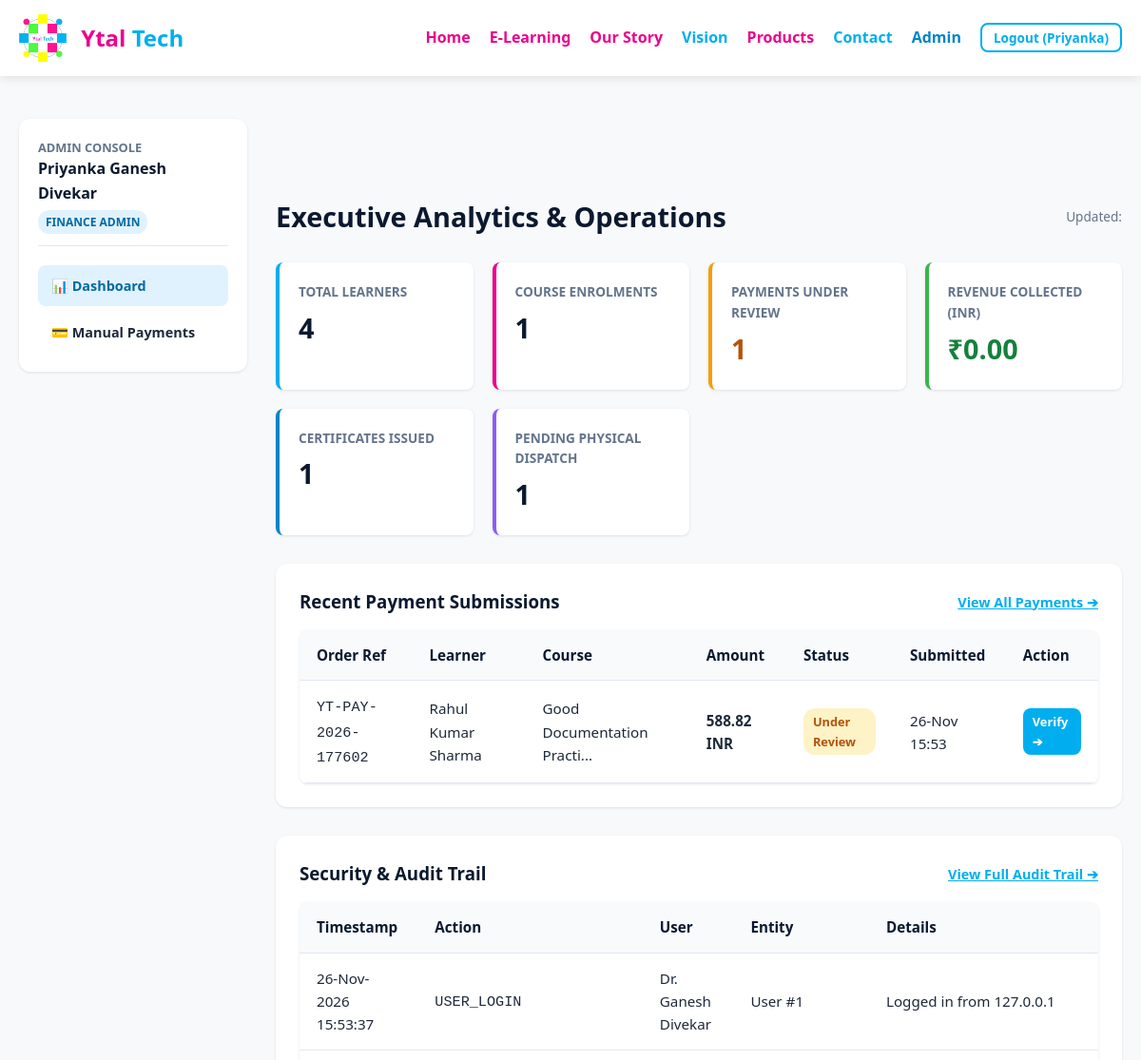
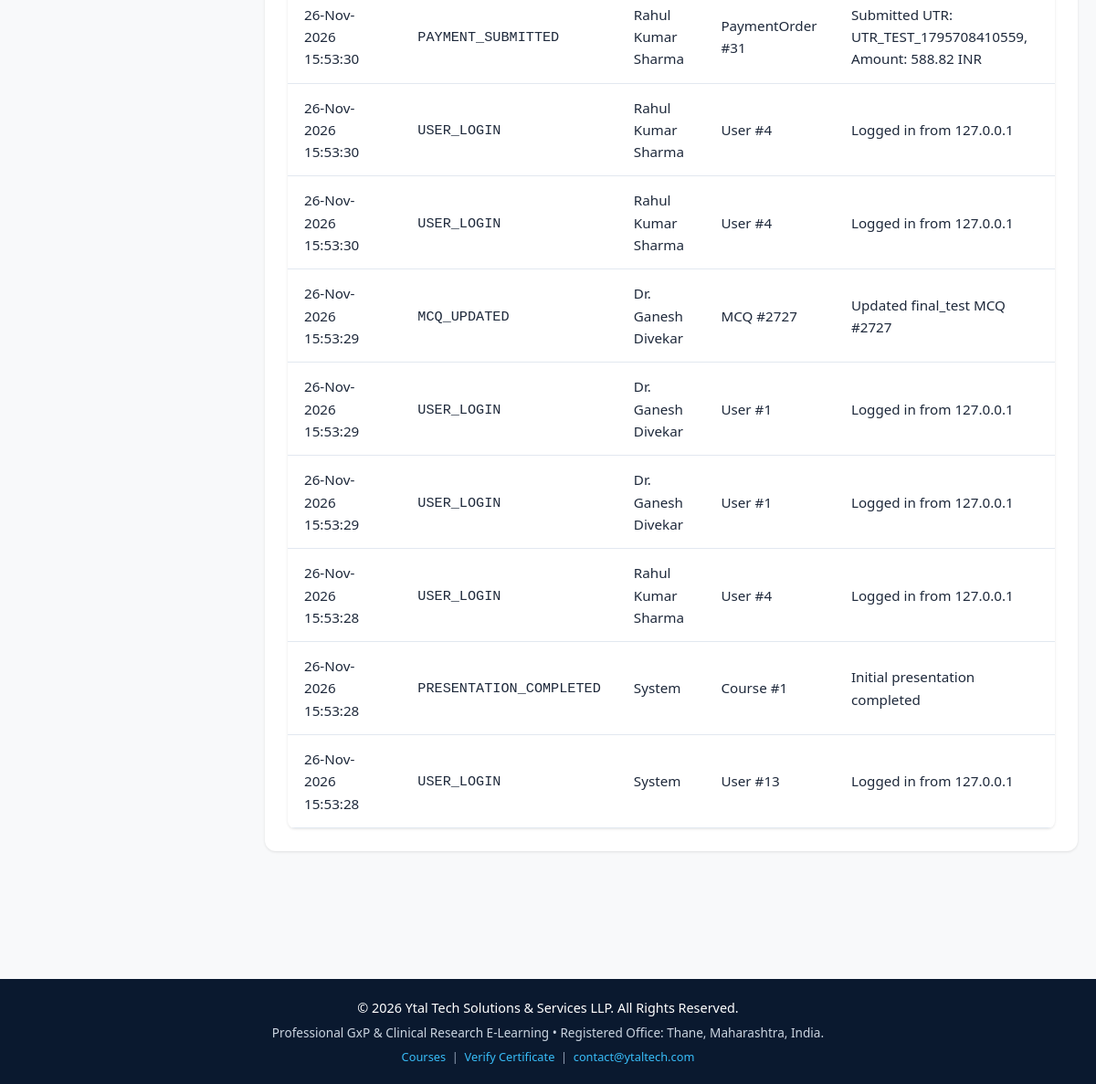
Page /elearning/admin/ (signed in) on the earlier database version (2 pictures, top to bottom).
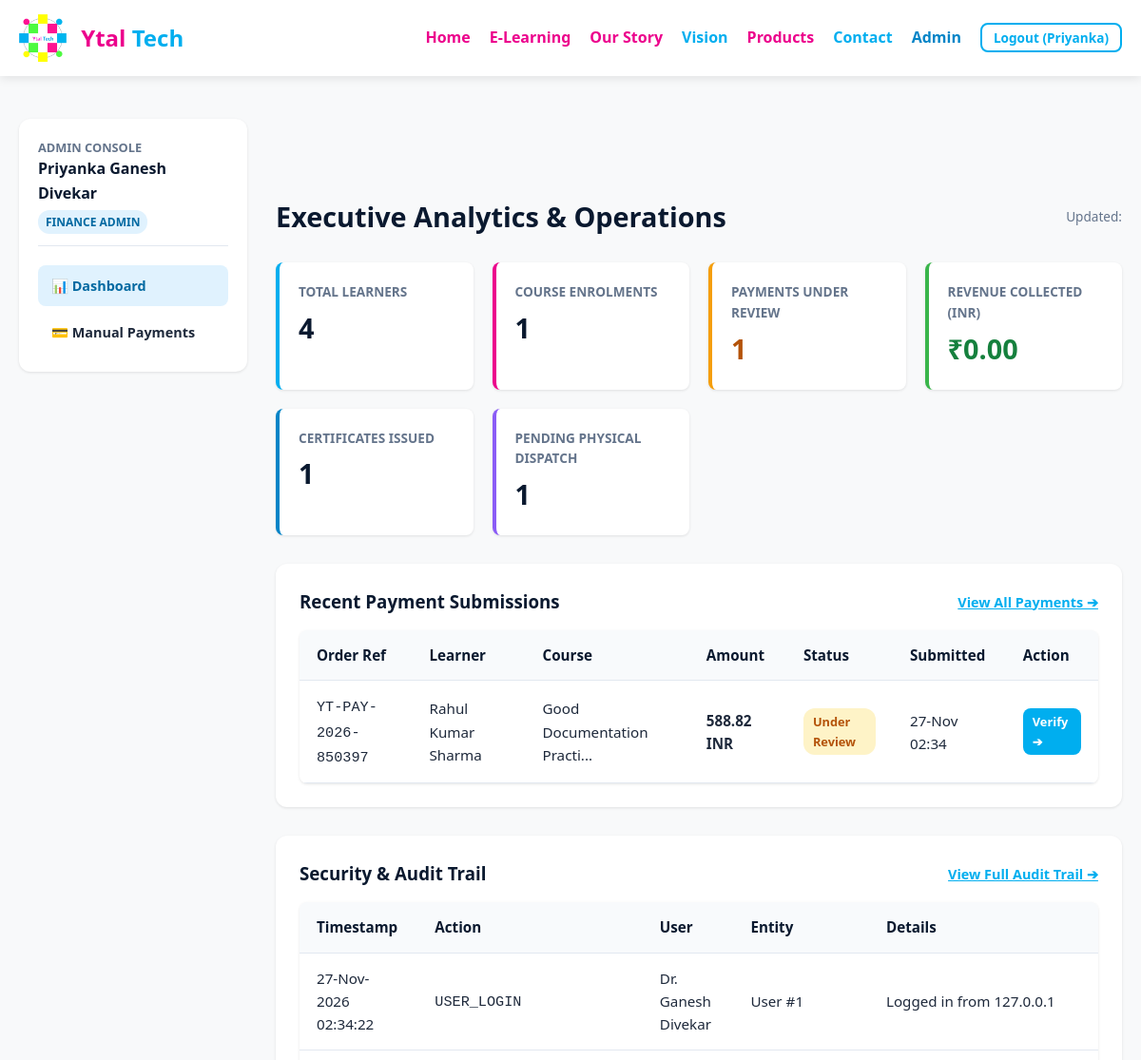
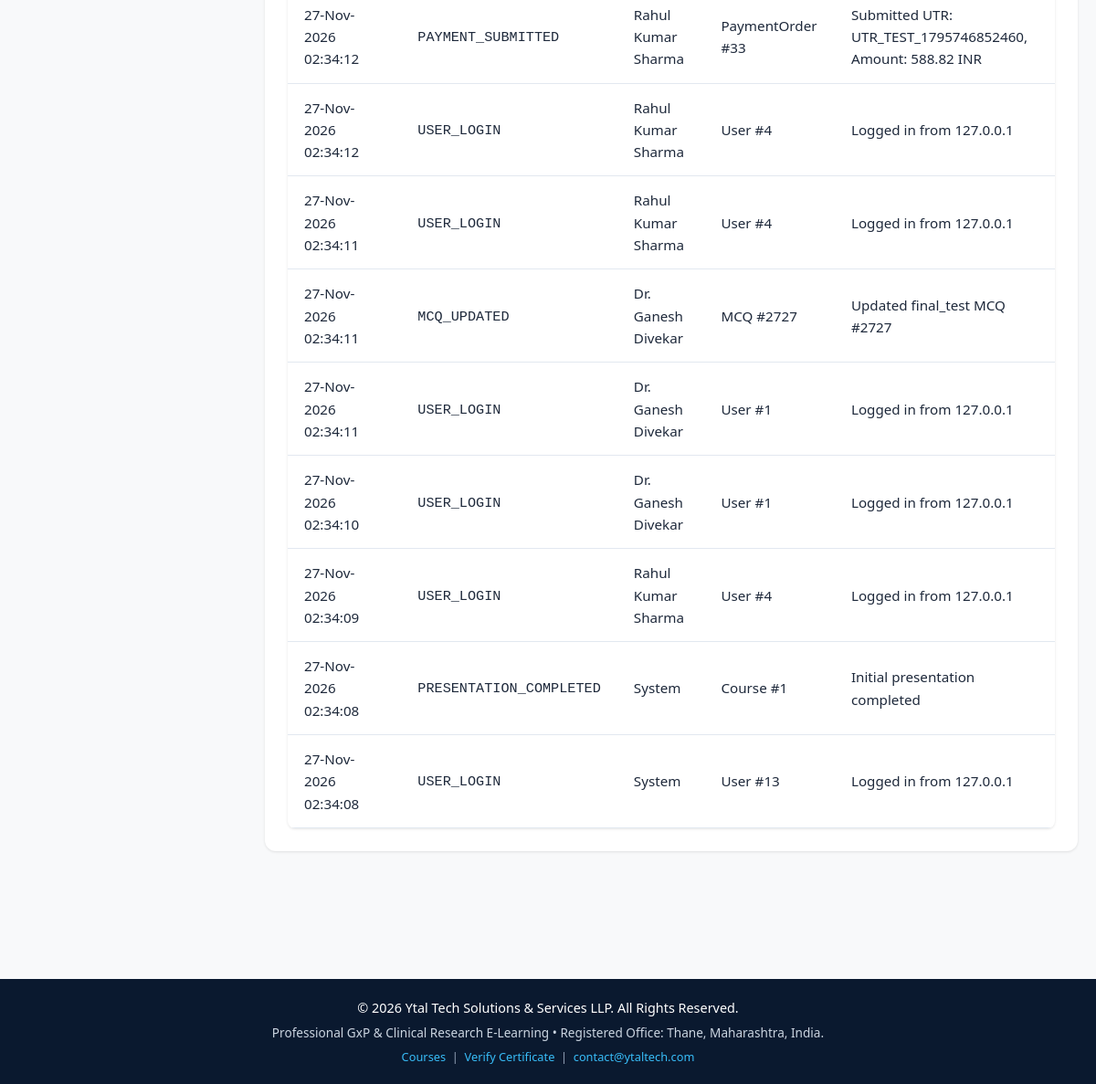
Same page on the later database version (2 pictures, top to bottom).
### elearning/models.py (models this page shows, shortened)
class PaymentOrder(db.Model):
    __tablename__ = 'payment_orders'
    id = db.Column(db.Integer, primary_key=True)
    order_reference = db.Column(db.String(64), unique=True, nullable=False, index=True)
    enrolment_id = db.Column(db.Integer, db.ForeignKey('enrolments.id'), nullable=False)
    user_id = db.Column(db.Integer, db.ForeignKey('users.id'), nullable=False)
    course_id = db.Column(db.Integer, db.ForeignKey('courses.id'), nullable=False)
    expected_amount = db.Column(db.Float, nullable=False)
    currency = db.Column(db.String(10), default='INR')
    gst_amount = db.Column(db.Float, default=0.0)
    status = db.Column(db.String(50), default='pending_submission', index=True)
    amount_paid = db.Column(db.Float, nullable=True)
    payment_mode = db.Column(db.String(50), nullable=True)  # 'UPI', 'NEFT/RTGS/IMPS', 'Cheque', 'Demand Draft', 'Other'
    payment_date = db.Column(db.DateTime, nullable=True)
    transaction_reference = db.Column(db.String(100), nullable=True, index=True)  # UTR / Bank Ref / Cheque No
    payer_name = db.Column(db.String(150), nullable=True)
    payer_account_upi = db.Column(db.String(150), nullable=True)
    proof_file_path = db.Column(db.String(500), nullable=True)
    learner_remarks = db.Column(db.Text, nullable=True)
    customer_gstin = db.Column(db.String(30), nullable=True)
    customer_org_name = db.Column(db.String(200), nullable=True)
    customer_billing_address = db.Column(db.Text, nullable=True)
    customer_state = db.Column(db.String(100), nullable=True)
    admin_notes = db.Column(db.Text, nullable=True)
    rejection_reason = db.Column(db.Text, nullable=True)
    additional_info_notes = db.Column(db.Text, nullable=True)
    verified_by_user_id = db.Column(db.Integer, db.ForeignKey('users.id'), nullable=True)
    verified_at = db.Column(db.DateTime, nullable=True)
    dual_approved_by_user_id = db.Column(db.Integer, db.ForeignKey('users.id'), nullable=True)
    dual_approved_at = db.Column(db.DateTime, nullable=True)
    submitted_at = db.Column(db.DateTime, nullable=True)
    created_at = db.Column(db.DateTime, default=lambda: datetime.now(timezone.utc))
    updated_at = db.Column(db.DateTime, default=lambda: datetime.now(timezone.utc), onupdate=lambda: datetime.now(timezone.utc))
    course = db.relationship('Course', backref='payment_orders')
    verifier = db.relationship('User', foreign_keys=[verified_by_user_id], backref='verified_payments')
    dual_approver = db.relationship('User', foreign_keys=[dual_approved_by_user_id], backref='dual_approved_payments')

class User(db.Model):
    __tablename__ = 'users'
    id = db.Column(db.Integer, primary_key=True)
    email = db.Column(db.String(255), unique=True, nullable=False, index=True)
    password_hash = db.Column(db.String(255), nullable=True)
    first_name = db.Column(db.String(100), nullable=False)
    middle_name = db.Column(db.String(100), nullable=True)
    last_name = db.Column(db.String(100), nullable=False)
    age = db.Column(db.Integer, nullable=True)
    gender = db.Column(db.String(20), nullable=True)
    role = db.Column(db.String(50), nullable=False, default='learner')
    is_verified = db.Column(db.Boolean, default=False)
    email_verification_token = db.Column(db.String(128), nullable=True)
    reset_password_token = db.Column(db.String(128), nullable=True)
    reset_token_expiry = db.Column(db.DateTime, nullable=True)
    google_id = db.Column(db.String(100), nullable=True, unique=True)
    is_active = db.Column(db.Boolean, default=True)
    house_no = db.Column(db.String(100), nullable=True)
    building = db.Column(db.String(150), nullable=True)
    street = db.Column(db.String(150), nullable=True)
    area = db.Column(db.String(150), nullable=True)
    city = db.Column(db.String(100), nullable=True)
    state = db.Column(db.String(100), nullable=True)
    country = db.Column(db.String(100), default='India')
    pincode = db.Column(db.String(20), nullable=True)
    phone = db.Column(db.String(20), nullable=True)
    gstin = db.Column(db.String(30), nullable=True)
    organization_name = db.Column(db.String(200), nullable=True)
    billing_address = db.Column(db.Text, nullable=True)
    created_at = db.Column(db.DateTime, default=lambda: datetime.now(timezone.utc))
    updated_at = db.Column(db.DateTime, default=lambda: datetime.now(timezone.utc), onupdate=lambda: datetime.now(timezone.utc))
    enrolments = db.relationship('Enrolment', backref='user', lazy=True, cascade='all, delete-orphan')
    payment_orders = db.relationship('PaymentOrder', foreign_keys='PaymentOrder.user_id', backref='user', lazy=True)
    certificates = db.relationship('Certificate', backref='user', lazy=True)
    audit_logs = db.relationship('AuditLog', backref='user', lazy=True)
    @property
    def full_name(self):
        parts = [self.first_name, self.middle_name, self.last_name]
        return " ".join([p.strip() for p in parts if p and p.strip()])
    def has_role(self, *roles):
        if self.role == 'super_admin':
            return True
        return self.role in roles

class Course(db.Model):
    __tablename__ = 'courses'
    id = db.Column(db.Integer, primary_key=True)
    slug = db.Column(db.String(100), unique=True, nullable=False, index=True)
    title = db.Column(db.String(255), nullable=False)
    short_description = db.Column(db.Text, nullable=False)
    overview = db.Column(db.Text, nullable=True)
    estimated_duration = db.Column(db.String(50), default='2 Hours')
    language = db.Column(db.String(50), default='English')
    price_inr = db.Column(db.Float, default=499.00)
    gst_rate = db.Column(db.Float, default=0.18)
    price_usd = db.Column(db.Float, default=9.49)
    version = db.Column(db.String(20), default='v1.0')
    is_active = db.Column(db.Boolean, default=True)
    created_at = db.Column(db.DateTime, default=lambda: datetime.now(timezone.utc))
    slides = db.relationship('Slide', backref='course', lazy=True, order_by='Slide.slide_number', cascade='all, delete-orphan')
    mcqs = db.relationship('MCQ', backref='course', lazy=True, cascade='all, delete-orphan')
    enrolments = db.relationship('Enrolment', backref='course', lazy=True, cascade='all, delete-orphan')
    certificates = db.relationship('Certificate', backref='course', lazy=True)

class AuditLog(db.Model):
    __tablename__ = 'audit_logs'
    id = db.Column(db.Integer, primary_key=True)
    user_id = db.Column(db.Integer, db.ForeignKey('users.id'), nullable=True)
    action = db.Column(db.String(100), nullable=False, index=True)
    entity_type = db.Column(db.String(50), nullable=True)
    entity_id = db.Column(db.String(100), nullable=True)
    details = db.Column(db.Text, nullable=True)
    ip_address = db.Column(db.String(45), nullable=True)
    created_at = db.Column(db.DateTime, default=lambda: datetime.now(timezone.utc), index=True)

### elearning/admin.py (the view)
@admin_bp.route('/')
@role_required('super_admin', 'course_admin', 'content_editor', 'finance_admin', 'certificate_admin', 'support_agent')
def dashboard():
    user = get_current_user()
    total_users = User.query.count()
    total_enrolments = Enrolment.query.count()
    completed_courses = Enrolment.query.filter_by(slides_completed=True).count()
    pending_payments = PaymentOrder.query.filter_by(status='under_review').count()
    approved_payments = PaymentOrder.query.filter(
        PaymentOrder.status.in_(['verified_approved', 'certificate_issued', 'certificate_dispatched', 'certificate_delivered'])
    ).all()
    total_revenue_inr = sum(p.expected_amount for p in approved_payments if p.currency == 'INR')
    total_revenue_usd = sum(p.expected_amount for p in approved_payments if p.currency == 'USD')
    total_certificates = Certificate.query.filter_by(status='valid').count()
    pending_dispatch = Certificate.query.filter_by(dispatch_status='pending_dispatch').count()
    open_complaints = CertificateComplaint.query.filter_by(status='open').count()
    recent_payments = PaymentOrder.query.order_by(PaymentOrder.id.desc()).limit(5).all()
    recent_audit_logs = AuditLog.query.order_by(AuditLog.id.desc()).limit(10).all()
    return render_template(
        'elearning/admin/dashboard.html',
        user=user,
        total_users=total_users,
        total_enrolments=total_enrolments,
        completed_courses=completed_courses,
        pending_payments=pending_payments,
        total_revenue_inr=total_revenue_inr,
        total_revenue_usd=total_revenue_usd,
        total_certificates=total_certificates,
        pending_dispatch=pending_dispatch,
        open_complaints=open_complaints,
        recent_payments=recent_payments,
        recent_audit_logs=recent_audit_logs
    )

### elearning/auth.py (called while the page is built)
def get_current_user():
    user_id = session.get('user_id')
    if user_id:
        return db.session.get(User, user_id)
    return None

def role_required(*roles):
    from functools import wraps
    def decorator(f):
        @wraps(f)
        def decorated_function(*args, **kwargs):
            if 'user_id' not in session:
                flash("Authentication required.", "warning")
                return redirect(url_for('auth.login', next=request.url))
            user = get_current_user()
            if not user or not user.has_role(*roles):
                flash("You do not have permission to access this administrative resource.", "danger")
                return redirect(url_for('elearning.courses_list'))
            return f(*args, **kwargs)
        return decorated_function
    return decorator

### elearning/models.py (called while the page is built)
    @classmethod
    def get(cls, key, default=None):
        setting = cls.query.filter_by(key=key).first()
        return setting.value if setting and setting.value is not None else default

### templates/elearning/admin/dashboard.html (shortened to what the changed rows need)
{% extends 'elearning/admin/base_admin.html' %}
{% block admin_content %}
<div>
    <div style="display: flex; justify-content: space-between; align-items: center; margin-bottom: 25px;">
        <h1 style="color: var(--dark-navy); font-size: 1.8rem;">Executive Analytics & Operations</h1>
    </div>
    <div style="background: var(--surface); padding: 25px; border-radius: var(--radius-lg); box-shadow: var(--shadow-sm); margin-bottom: 30px;">
        {% if recent_payments %}
            <table class="data-table">
                <thead>
                    <tr>
                        <th>Order Ref</th>
                        <th>Learner</th>
                        <th>Course</th>
                        <th>Amount</th>
                        <th>Status</th>
                        <th>Submitted</th>
                        <th>Action</th>
                    </tr>
                </thead>
                <tbody>
                    {% for p in recent_payments %}
                        <tr>
                            <td><code>{{ p.order_reference }}</code></td>
                            <td>{{ p.user.full_name }}</td>
                            <td>{{ p.course.title[:25] }}...</td>
                            <td><strong>{{ "%.2f"|format(p.expected_amount) }} {{ p.currency }}</strong></td>
                            <td><span class="status-badge status-{{ p.status }}">{{ p.status.replace('_', ' ') }}</span></td>
                            <td>{{ p.submitted_at.strftime('%d-%b %H:%M') if p.submitted_at else 'Draft' }}</td>
                            <td>
                                <a href="{{ url_for('admin.payment_detail', order_id=p.id) }}" class="btn-primary" style="padding:4px 10px;font-size:0.8rem;">
                                    Verify ➔
                                </a>
                            </td>
                        </tr>
                    {% endfor %}
                </tbody>
            </table>
        {% else %}
            <p style="color: var(--text-muted); font-size: 0.95rem;">No payment submissions currently recorded.</p>
        {% endif %}
    </div>
    <div style="background: var(--surface); padding: 25px; border-radius: var(--radius-lg); box-shadow: var(--shadow-sm);">
        <table class="data-table" style="font-size: 0.85rem;">
            <thead>
                <tr>
                    <th>Timestamp</th>
                    <th>Action</th>
                    <th>User</th>
                    <th>Entity</th>
                    <th>Details</th>
                </tr>
            </thead>
            <tbody>
                {% for log in recent_audit_logs %}
                    <tr>
                        <td>{{ log.created_at.strftime('%d-%b-%Y %H:%M:%S') }}</td>
                        <td><code>{{ log.action }}</code></td>
                        <td>{{ log.user.full_name if log.user else 'System' }}</td>
                        <td>{{ log.entity_type }} #{{ log.entity_id }}</td>
                        <td>{{ log.details }}</td>
                    </tr>
                {% endfor %}
            </tbody>
        </table>
    </div>
</div>
{% endblock %}

Differences in the rows shown:
removed PaymentOrder: order_reference "YT-PAY-2026-177602", user.full_name "Rahul Kumar Sharma", course "Good Documentation Practi", expected_amount "588.82", currency "INR", status.replace "Under Review", submitted_at "26-Nov 15:53"
no longer on this page (row unchanged): AuditLog: created_at "26-Nov-2026 15:53:37", action "USER_LOGIN", user "Dr. Ganesh Divekar", entity_type "User", entity_id "1", details "Logged in from 127.0.0.1"
no longer on this page (row unchanged): AuditLog: created_at "26-Nov-2026 15:53:30", action "PAYMENT_SUBMITTED", user "Rahul Kumar Sharma", entity_type "PaymentOrder", entity_id "31", details "Submitted UTR: UTR_TEST_1795708410559, Amount: 588.82 INR"
no longer on this page (row unchanged): AuditLog: created_at "26-Nov-2026 15:53:30", action "USER_LOGIN", user "Rahul Kumar Sharma", entity_type "User", entity_id "4", details "Logged in from 127.0.0.1"
no longer on this page (row unchanged): AuditLog: created_at "26-Nov-2026 15:53:30", action "USER_LOGIN", user "Rahul Kumar Sharma", entity_type "User", entity_id "4", details "Logged in from 127.0.0.1"
no longer on this page (row unchanged): AuditLog: created_at "26-Nov-2026 15:53:29", action "MCQ_UPDATED", user "Dr. Ganesh Divekar", entity_type "MCQ", entity_id "2727", details "Updated final_test MCQ #2727"
no longer on this page (row unchanged): AuditLog: created_at "26-Nov-2026 15:53:29", action "USER_LOGIN", user "Dr. Ganesh Divekar", entity_type "User", entity_id "1", details "Logged in from 127.0.0.1"
no longer on this page (row unchanged): AuditLog: created_at "26-Nov-2026 15:53:29", action "USER_LOGIN", user "Dr. Ganesh Divekar", entity_type "User", entity_id "1", details "Logged in from 127.0.0.1"
no longer on this page (row unchanged): AuditLog: created_at "26-Nov-2026 15:53:28", action "USER_LOGIN", user "Rahul Kumar Sharma", entity_type "User", entity_id "4", details "Logged in from 127.0.0.1"
no longer on this page (row unchanged): AuditLog: created_at "26-Nov-2026 15:53:28", action "PRESENTATION_COMPLETED", user "System", entity_type "Course", entity_id "1", details "Initial presentation completed"
no longer on this page (row unchanged): AuditLog: created_at "26-Nov-2026 15:53:28", action "USER_LOGIN", user "System", entity_type "User", entity_id "13", details "Logged in from 127.0.0.1"
added PaymentOrder: order_reference "YT-PAY-2026-850397", user.full_name "Rahul Kumar Sharma", course "Good Documentation Practi", expected_amount "588.82", currency "INR", status.replace "Under Review", submitted_at "27-Nov 02:34"
added AuditLog: created_at "27-Nov-2026 02:34:22", action "USER_LOGIN", user "Dr. Ganesh Divekar", entity_type "User", entity_id "1", details "Logged in from 127.0.0.1"
added AuditLog: created_at "27-Nov-2026 02:34:12", action "PAYMENT_SUBMITTED", user "Rahul Kumar Sharma", entity_type "PaymentOrder", entity_id "33", details "Submitted UTR: UTR_TEST_1795746852460, Amount: 588.82 INR"
added AuditLog: created_at "27-Nov-2026 02:34:12", action "USER_LOGIN", user "Rahul Kumar Sharma", entity_type "User", entity_id "4", details "Logged in from 127.0.0.1"
added AuditLog: created_at "27-Nov-2026 02:34:11", action "USER_LOGIN", user "Rahul Kumar Sharma", entity_type "User", entity_id "4", details "Logged in from 127.0.0.1"
added AuditLog: created_at "27-Nov-2026 02:34:11", action "MCQ_UPDATED", user "Dr. Ganesh Divekar", entity_type "MCQ", entity_id "2727", details "Updated final_test MCQ #2727"
added AuditLog: created_at "27-Nov-2026 02:34:11", action "USER_LOGIN", user "Dr. Ganesh Divekar", entity_type "User", entity_id "1", details "Logged in from 127.0.0.1"
added AuditLog: created_at "27-Nov-2026 02:34:10", action "USER_LOGIN", user "Dr. Ganesh Divekar", entity_type "User", entity_id "1", details "Logged in from 127.0.0.1"
added AuditLog: created_at "27-Nov-2026 02:34:09", action "USER_LOGIN", user "Rahul Kumar Sharma", entity_type "User", entity_id "4", details "Logged in from 127.0.0.1"
added AuditLog: created_at "27-Nov-2026 02:34:08", action "PRESENTATION_COMPLETED", user "System", entity_type "Course", entity_id "1", details "Initial presentation completed"
added AuditLog: created_at "27-Nov-2026 02:34:08", action "USER_LOGIN", user "System", entity_type "User", entity_id "13", details "Logged in from 127.0.0.1"
